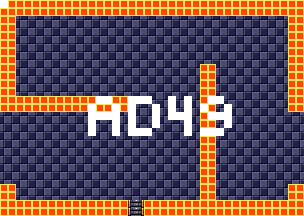

A level layout from a 2D game, rendered from its tile map. Below: a short description, then the map file with tile-grid data replaced by summaries:
An orthogonal 38x27 tile map with 8x8 px tiles, 4 tile layers (background, foreground, room numbers, Objects), 15 tilesets.

<map version="1.5" tiledversion="1.7.1" orientation="orthogonal" renderorder="right-down" width="38" height="27" tilewidth="8" tileheight="8" infinite="0" nextlayerid="11" nextobjectid="1">
 <tileset firstgid="1" source="tilesheets/tsKarniMata.tsx" />
 <tileset firstgid="1025" source="tilesheets/tsVoodooWasp.tsx" />
 <tileset firstgid="2049" source="tilesheets/tsBurial.tsx" />
 <tileset firstgid="3073" source="tilesheets/tsBlueTemple.tsx" />
 <tileset firstgid="4097" source="tilesheets/tsGoddess.tsx" />
 <tileset firstgid="5121" source="tilesheets/tsKonark.tsx" />
 <tileset firstgid="6145" name="sEnemies" tilewidth="8" tileheight="8" tilecount="1024" columns="32">
  <image source="../grapx/tilesheets/sObjects.bmp" trans="ff94ff" width="256" height="256" />
 </tileset>
 <tileset firstgid="7169" source="tilesheets/tsIceTemple.tsx" />
 <tileset firstgid="8193" source="tilesheets/tsLavaArea.tsx" />
 <tileset firstgid="9217" source="tilesheets/tsBossArea.tsx" />
 <tileset firstgid="10241" source="tilesheets/tsPegu.tsx" />
 <tileset firstgid="11265" source="tilesheets/sTiwanakuTemple.tsx" />
 <tileset firstgid="12289" source="tilesheets/sIndraTemple.tsx" />
 <tileset firstgid="13313" source="tilesheets/sTeleport.tsx" />
 <tileset firstgid="14337" source="tilesheets/sObjects.tsx" />
 <layer id="2" name="background" width="38" height="27">
  <data>[1026 cells, 1026 non-empty, 2 distinct tile ids]</data>
 </layer>
 <layer id="1" name="foreground" width="38" height="27">
  <data>[1026 cells, 270 non-empty, 3 distinct tile ids]</data>
 </layer>
 <layer id="7" name="room numbers" width="38" height="27">
  <data>[1026 cells, 45 non-empty, 1 distinct tile ids]</data>
 </layer>
 <layer id="10" name="Objects" width="38" height="27">
  <data>[1026 cells, 0 non-empty, 0 distinct tile ids]</data>
 </layer>
</map>
